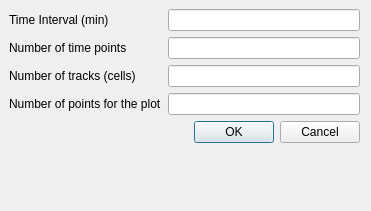
<?xml version="1.0" encoding="UTF-8"?>
<ui version="4.0">
 <class>Dialog</class>
 <widget class="QDialog" name="Dialog">
  <property name="geometry">
   <rect>
    <x>0</x>
    <y>0</y>
    <width>371</width>
    <height>211</height>
   </rect>
  </property>
  <property name="windowTitle">
   <string>Autocorrelation Configuration</string>
  </property>
  <widget class="QWidget" name="formLayoutWidget">
   <property name="geometry">
    <rect>
     <x>9</x>
     <y>9</y>
     <width>351</width>
     <height>191</height>
    </rect>
   </property>
   <layout class="QFormLayout" name="formLayout">
    <item row="0" column="0">
     <widget class="QLabel" name="time_interval">
      <property name="frameShape">
       <enum>QFrame::Shape::NoFrame</enum>
      </property>
      <property name="text">
       <string>Time Interval (min)</string>
      </property>
     </widget>
    </item>
    <item row="0" column="1">
     <widget class="QLineEdit" name="lineEdit_time_interval"/>
    </item>
    <item row="1" column="0">
     <widget class="QLabel" name="n_time_points">
      <property name="text">
       <string>Number of time points</string>
      </property>
     </widget>
    </item>
    <item row="1" column="1">
     <widget class="QLineEdit" name="lineEdit_n_time_points"/>
    </item>
    <item row="2" column="0">
     <widget class="QLabel" name="n_tracks">
      <property name="text">
       <string>Number of tracks (cells)</string>
      </property>
     </widget>
    </item>
    <item row="2" column="1">
     <widget class="QLineEdit" name="lineEdit_n_tracks"/>
    </item>
    <item row="3" column="0">
     <widget class="QLabel" name="n_plot_points">
      <property name="text">
       <string>Number of points for the plot</string>
      </property>
     </widget>
    </item>
    <item row="3" column="1">
     <widget class="QLineEdit" name="lineEdit_n_plot_points"/>
    </item>
    <item row="4" column="1">
     <widget class="QDialogButtonBox" name="buttonBox">
      <property name="orientation">
       <enum>Qt::Orientation::Horizontal</enum>
      </property>
      <property name="standardButtons">
       <set>QDialogButtonBox::StandardButton::Cancel|QDialogButtonBox::StandardButton::Ok</set>
      </property>
      <property name="centerButtons">
       <bool>false</bool>
      </property>
     </widget>
    </item>
   </layout>
  </widget>
 </widget>
 <resources/>
 <connections>
  <connection>
   <sender>buttonBox</sender>
   <signal>accepted()</signal>
   <receiver>Dialog</receiver>
   <slot>accept()</slot>
   <hints>
    <hint type="sourcelabel">
     <x>248</x>
     <y>254</y>
    </hint>
    <hint type="destinationlabel">
     <x>157</x>
     <y>274</y>
    </hint>
   </hints>
  </connection>
  <connection>
   <sender>buttonBox</sender>
   <signal>rejected()</signal>
   <receiver>Dialog</receiver>
   <slot>reject()</slot>
   <hints>
    <hint type="sourcelabel">
     <x>316</x>
     <y>260</y>
    </hint>
    <hint type="destinationlabel">
     <x>286</x>
     <y>274</y>
    </hint>
   </hints>
  </connection>
 </connections>
</ui>
